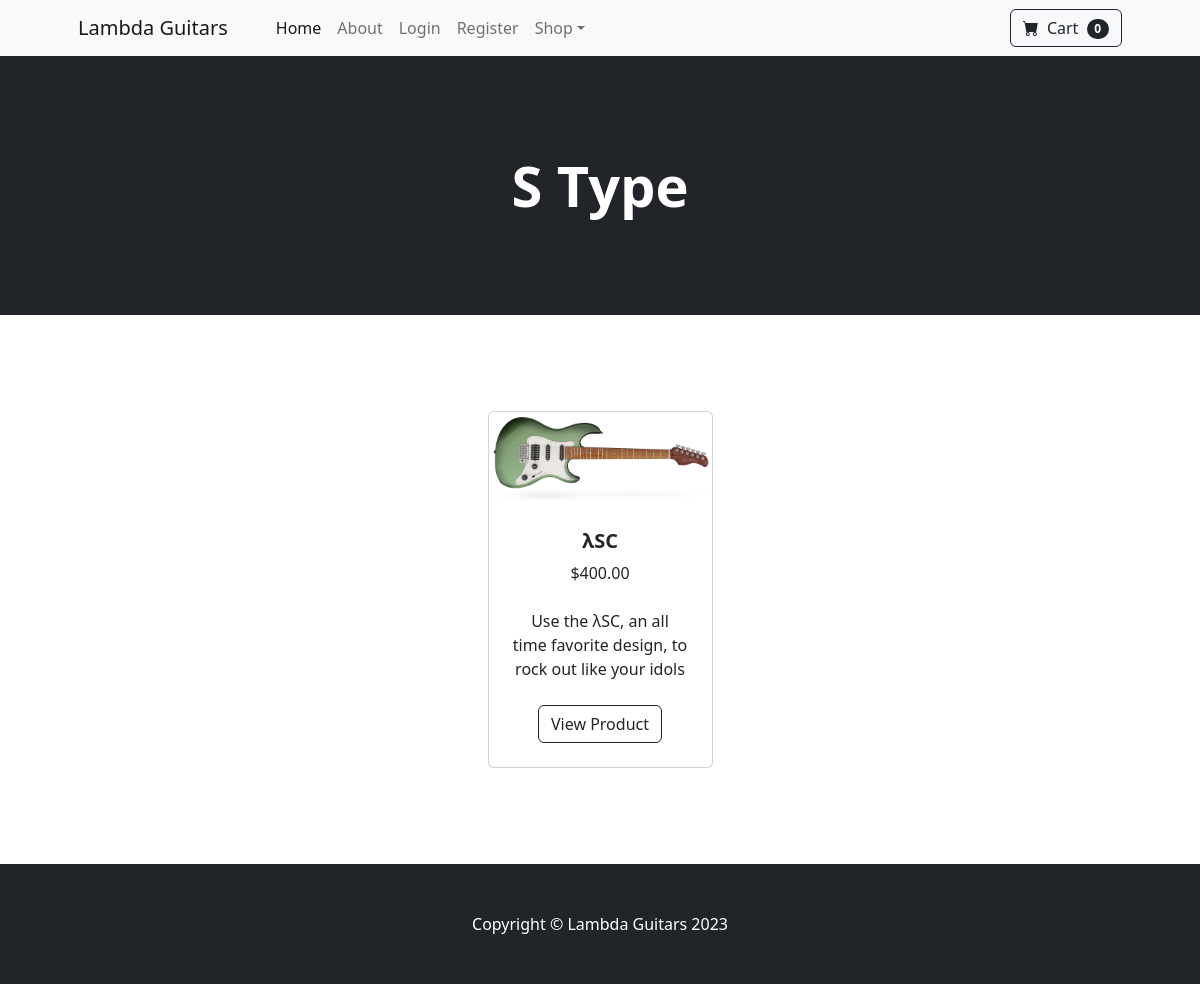
/category/S-Type, run on the app's committed database.
### store/models.py (models this page shows, shortened)
class Category(models.Model):
    name = models.CharField(max_length=50)
    def __str__(self):
        return self.name
    class Meta:
        verbose_name_plural = "categories"

class Product(models.Model):
    name = models.CharField(max_length=100)
    price = models.DecimalField(default=0, decimal_places=2, max_digits=6)
    category = models.ForeignKey(Category, on_delete=models.CASCADE, default=1)
    description = models.CharField(max_length=250, default='', blank=True, null=True)
    image = models.ImageField(upload_to='uploads/product/', default='uploads/product/default.png')
    product_image = models.ImageField(upload_to='uploads/product_image/', default='uploads/product_image/default.png')
    on_sale = models.BooleanField(default=False)
    sale_price = models.DecimalField(default=0, decimal_places=2, max_digits=6)

### store/views.py (the view)
# urls.py: path('category/<str:category>', views.category, name='category'),
def category(request, category):
    category = category.replace('-', ' ')
    try:
        category = Category.objects.get(name=category)
        products = Product.objects.filter(category=category)
        return render(request, 'category.html', {'products':products, 'category':category})
    except:
        messages.error(request, 'That category does not exist!')
        return redirect('home')

### cart/cart.py (called while the page is built)
    def __len__(self):
        return len(self.cart)

### cart/context_processors.py (called while the page is built)
def cart(request):
    return {'cart': Cart(request)}

### store/templates/category.html
{% extends 'template.html' %}
{% block content %}
  <body>
    <header class="bg-dark py-5">
      <div class="container px-4 px-lg-5 my-5">
        <div class="text-center text-white">
          <h1 class="display-4 fw-bolder">{{ category }}</h1>
        </div>
      </div>
    </header>
    <section class="py-5">
      <div class="container px-4 px-lg-5 mt-5">
        <div class="row gx-4 gx-lg-5 row-cols-2 row-cols-md-3 row-cols-xl-4 justify-content-center">
          {% for product in products %}
            {% if product.on_sale %}
            <div class="col mb-5">
              <div class="card h-100">
                <div
                  class="badge text-white position-absolute"
                  style="top: 0.5rem; right: 0.5rem; background-color: rgb(180, 0, 0)">
                  On Sale
                </div>
                <img
                  class="card-img-top"
                  src="{{ product.image.url }}"
                  alt="{{ product.name }}"
                />
                <div class="card-body p-4 text-center">
                  <div class="text-center">
                    <h5 class="fw-bolder">{{ product.name }}</h5>
                    <strike>${{ product.price }}</strike>
                    <br />
                    ${{ product.sale_price }}
                  </div>
                  <br />
                  {{ product.description }}
                </div>
                <div class="card-footer p-4 pt-0 border-top-0 bg-transparent">
                  <div class="text-center">
                    <a class="btn btn-outline-dark mt-auto" href="{% url 'product' product.id %}">
                      View Product
                    </a>
                  </div>
                </div>
              </div>
            </div>
            {% else %}
            <div class="col mb-5">
              <div class="card h-100">
                <img
                  class="card-img-top"
                  src="{{ product.image.url }}"
                  alt="{{ product.name }}"
                />
                <div class="card-body p-4 text-center">
                  <div class="text-center">
                    <h5 class="fw-bolder">{{ product.name }}</h5>
                    ${{ product.price }}
                  </div>
                  <br />
                  {{ product.description }}
                </div>
                <div class="card-footer p-4 pt-0 border-top-0 bg-transparent">
                  <div class="text-center">
                    <a class="btn btn-outline-dark mt-auto" href="{% url 'product' product.id %}">
                      View Product
                    </a>
                  </div>
                </div>
              </div>
            </div>
            {% endif %}
          {% endfor %}
        </div>
      </div>
    </section>
  </body>
{% endblock %}

### data on the page
Category: name "S Type"
Product: image (picture), name "λSC", price "400.00", description "Use the λSC, an all time favorite design, to rock out like your idols"

### other printed values
{{ cart|length }} "0"
